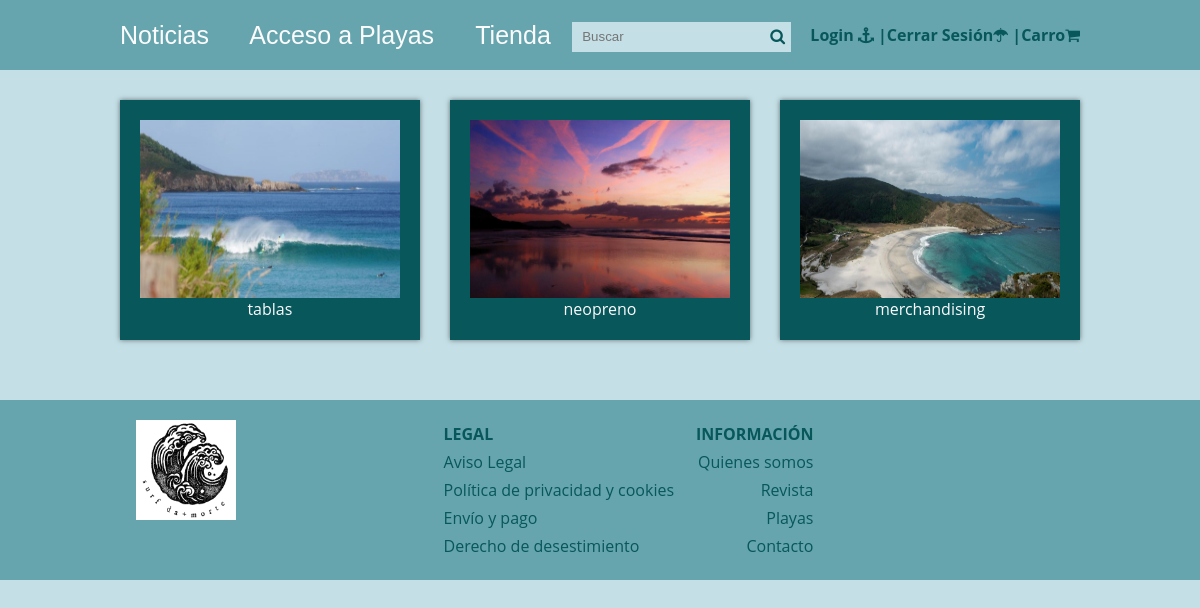
Page /tienda.php on the committed database.
### tables this page shows
CREATE TABLE IF NOT EXISTS Categorias_Productos (
    CodCat INT PRIMARY KEY,
    nombre VARCHAR(100) NOT NULL, 
    imagen VARCHAR(255), 
    descripcion VARCHAR(255)
);

### admin/config.php (called while the page is built, shortened)
<?php
$blog_config = array(
    'post_por_pagina' => '6',
    'carpeta_imagenes' => 'imagenes/',
);
?>

### functions.php (called while the page is built, shortened)
<?php
function pagina_actual(){
    return isset($_GET['p']) ? (int)$_GET['p'] : 1;
}
function obtener_post_categorias($post_por_pagina, $conexion){
    $sentencia = $conexion->prepare("SELECT SQL_CALC_FOUND_ROWS * FROM Categorias_Productos");
    $sentencia->execute();
    return $sentencia->fetchAll();
}
?>

### views/tienda.view.php (the view, shortened to what this page needs)
<?php require 'header.php'; ?>
<div class="container">
    <?php foreach($posts as $post): ?>
        <div class="square">
            <div class="image-container">
                <img src="<?php echo RUTA; ?>/imagenes/productos/<?php echo $post['imagen']; ?>" alt="">
            </div>
            <a href="Categorias_Productos.php?id=<?php echo $post['CodCat']; ?>">
                <div class="content"><?php echo $post['nombre']; ?></div>
            </a>
        </div>
    <?php endforeach; ?>
</div>
<?php require 'footer.php'; ?>

### css/estilos.css (style rules this page uses)
:root { --color4: #003b46; --color2: #07575b; --color3: #66a5ad; --color1: #c4dfe6; --color5: #fbfbfd; }
* { margin: 0; padding: 0; -webkit-box-sizing: border-box; -moz-box-sizing: border-box; box-sizing: border-box; }
body { font-size: 16px; font-family: 'Open Sans', sans-serif; background: var(--color1); color: var(--color2); margin: 0; }
a { text-decoration: none; color: var(--color5); }

### css/views.css (style rules this page uses)
:root { --color3: #66a5ad; --color2: #07575b; --color4: #66a5ad; --color1: #c4dfe6; --color5: #fbfbfd; }
.container { display: flex; flex-wrap: wrap; justify-content: space-between; width: 80%; margin: 0 auto; }
.square { width: calc(33.32% - 20px); background: var(--color2); box-shadow: 0px 0px 5px rgba(0, 0, 0, 0.5); margin-bottom: 30px; padding: 20px; color: var(--color3); box-sizing: border-box; height: calc(35vh - 40px); display: flex; flex-direction: column; justify-content: space-between; align-items: center; position: relative; }
.image-container { width: 100%; flex: 1; overflow: hidden; }
.image-container img { width: 100%; display: block; }

### tienda.php (style rules this page uses)
img { height: 240px; }

### rows in the picture
categorias_productos: imagen (picture), nombre "tablas"
categorias_productos: imagen (picture), nombre "neopreno"
categorias_productos: imagen (picture), nombre "merchandising"
